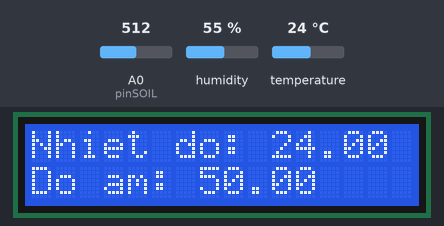
Recording of a sketch running on a simulated Arduino Uno, built with avr-gcc and run on an emulated ATmega328P. Shown: 16×2 character LCD. The inputs (shaded band) are chosen by the test bench; at power-on: temperature 24 °C, A0 (pinSOIL) = 512, humidity 55 %. What the sketch prints to the serial monitor is not drawn.

Above: at 1.2 s.
1.3 s: temperature set to 12 °C
At 3.3 s:
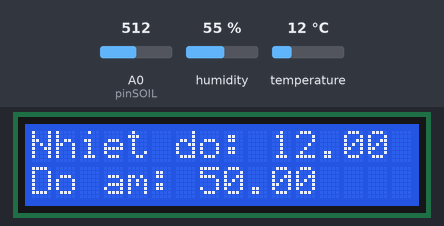
3.6 s: A0 (pinSOIL) set to 716
At 4.2 s:
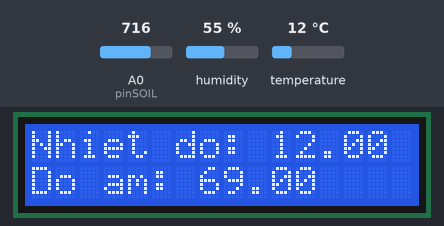
5.1 s: temperature set to 19 °C
At 6.9 s:
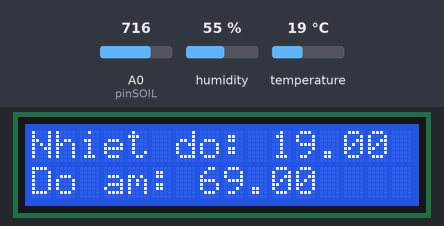
7.7 s: A0 (pinSOIL) set to 900
At 8.9 s:
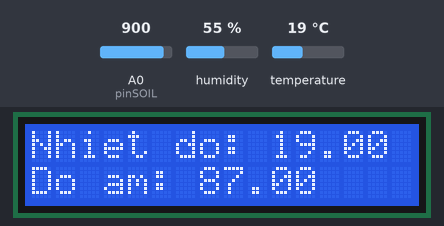
9.2 s: temperature set to 28 °C
At 11.5 s:
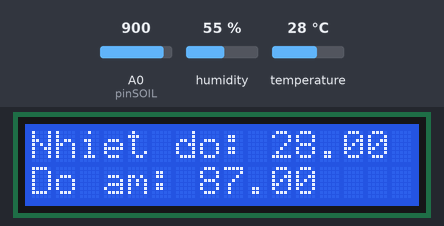
11.8 s: A0 (pinSOIL) set to 1023
At 12.4 s:
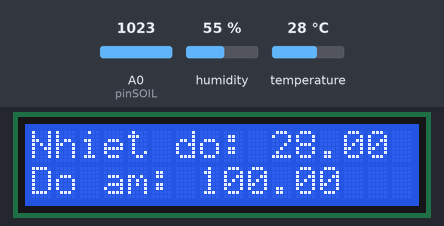
Timing chart, 0 to 14.3 s (numbered marks = the images above; inputs shaded):
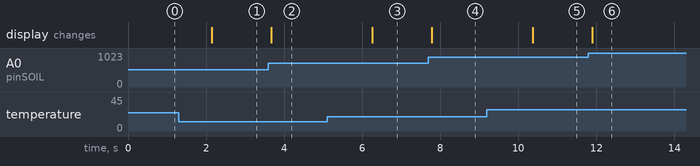

The sketch:

Week6_Thuchanh1_ModuleChucNang_Bai3.ino
```cpp
#include <LiquidCrystal.h>

#define pinSOIL A0
#define DHTPIN A1


#include <DHT.h>
#define DHTTYPE DHT11
DHT dht(DHTPIN, DHTTYPE);

const int rs = 12, en = 11, d4 = 5, d5 = 4, d6 = 3, d7 = 2;
LiquidCrystal lcd(rs, en, d4, d5, d6, d7);

void setup() {
  lcd.begin(16, 2);
  dht.begin();
  pinMode(pinSOIL, INPUT);
  Serial.begin(9800);
}

void loop() {
  float temp = dht.readTemperature();
  float doam = map(analogRead(pinSOIL), 0, 1023, 0, 100);
  lcd.clear();
  lcd.setCursor(0,0);
  lcd.print("Nhiet do: ");
  lcd.print(temp);
  lcd.setCursor(0,1);
  lcd.print("Do am: ");
  lcd.print(doam);

  Serial.print("Nhiet do: ");
  Serial.println(temp);
  Serial.print("Do am: ");
  Serial.println(doam);
  Serial.println();
  delay(500);
}
```

Measured:
- after the input at 1.3 s, the display: changes after 0.85 s (image 1)
- after the input at 3.6 s, the display: changes after 0.07 s (image 2)
- after the input at 5.1 s, the display: changes after 1.2 s (image 3)
- after the input at 7.7 s, the display: changes after 0.08 s (image 4)
- after the input at 9.2 s, the display: changes after 1.2 s (image 5)
- after the input at 11.8 s, the display: changes after 0.09 s (image 6)
